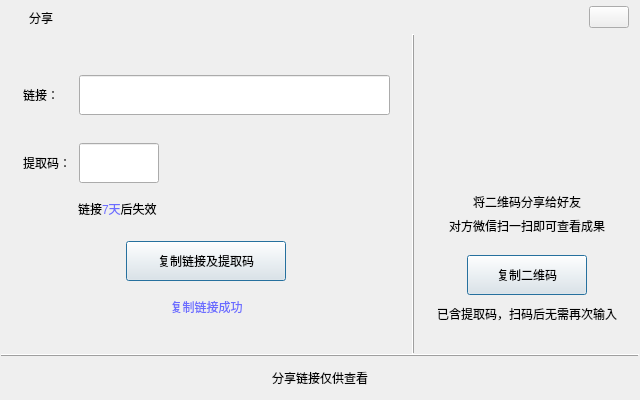
<?xml version="1.0" encoding="UTF-8"?>
<ui version="4.0">
 <class>ResultsShareWindow</class>
 <widget class="QWidget" name="ResultsShareWindow">
  <property name="geometry">
   <rect>
    <x>0</x>
    <y>0</y>
    <width>640</width>
    <height>400</height>
   </rect>
  </property>
  <property name="windowTitle">
   <string>ResultsShareWindow</string>
  </property>
  <property name="styleSheet">
   <string notr="true"/>
  </property>
  <layout class="QVBoxLayout" name="verticalLayout_2">
   <property name="leftMargin">
    <number>0</number>
   </property>
   <property name="topMargin">
    <number>0</number>
   </property>
   <property name="rightMargin">
    <number>0</number>
   </property>
   <property name="bottomMargin">
    <number>0</number>
   </property>
   <item>
    <widget class="QWidget" name="widgetMain" native="true">
     <layout class="QVBoxLayout" name="verticalLayout">
      <property name="spacing">
       <number>0</number>
      </property>
      <property name="leftMargin">
       <number>1</number>
      </property>
      <property name="topMargin">
       <number>1</number>
      </property>
      <property name="rightMargin">
       <number>1</number>
      </property>
      <property name="bottomMargin">
       <number>1</number>
      </property>
      <item>
       <widget class="QWidget" name="widgetTitle" native="true">
        <property name="minimumSize">
         <size>
          <width>0</width>
          <height>33</height>
         </size>
        </property>
        <property name="maximumSize">
         <size>
          <width>16777215</width>
          <height>40</height>
         </size>
        </property>
        <layout class="QHBoxLayout" name="horizontalLayout">
         <property name="spacing">
          <number>6</number>
         </property>
         <property name="leftMargin">
          <number>10</number>
         </property>
         <property name="topMargin">
          <number>0</number>
         </property>
         <property name="rightMargin">
          <number>10</number>
         </property>
         <property name="bottomMargin">
          <number>0</number>
         </property>
         <item>
          <widget class="QLabel" name="label_logo">
           <property name="sizePolicy">
            <sizepolicy hsizetype="Fixed" vsizetype="Fixed">
             <horstretch>0</horstretch>
             <verstretch>0</verstretch>
            </sizepolicy>
           </property>
           <property name="minimumSize">
            <size>
             <width>0</width>
             <height>33</height>
            </size>
           </property>
           <property name="text">
            <string/>
           </property>
           <property name="scaledContents">
            <bool>false</bool>
           </property>
           <property name="indent">
            <number>-1</number>
           </property>
          </widget>
         </item>
         <item>
          <widget class="QLabel" name="label_2">
           <property name="text">
            <string>分享</string>
           </property>
           <property name="indent">
            <number>5</number>
           </property>
          </widget>
         </item>
         <item>
          <spacer name="horizontalSpacer">
           <property name="orientation">
            <enum>Qt::Horizontal</enum>
           </property>
           <property name="sizeHint" stdset="0">
            <size>
             <width>40</width>
             <height>14</height>
            </size>
           </property>
          </spacer>
         </item>
         <item>
          <widget class="QPushButton" name="btnClose">
           <property name="focusPolicy">
            <enum>Qt::NoFocus</enum>
           </property>
           <property name="toolTip">
            <string>关闭</string>
           </property>
           <property name="text">
            <string/>
           </property>
          </widget>
         </item>
        </layout>
       </widget>
      </item>
      <item>
       <widget class="QWidget" name="widgetBody" native="true">
        <layout class="QVBoxLayout" name="widgetBody1" stretch="9,0,0">
         <property name="spacing">
          <number>0</number>
         </property>
         <property name="leftMargin">
          <number>0</number>
         </property>
         <property name="topMargin">
          <number>0</number>
         </property>
         <property name="rightMargin">
          <number>0</number>
         </property>
         <property name="bottomMargin">
          <number>0</number>
         </property>
         <item>
          <widget class="QWidget" name="widget_share_info" native="true">
           <layout class="QHBoxLayout" name="horizontalLayout_6">
            <property name="spacing">
             <number>0</number>
            </property>
            <property name="leftMargin">
             <number>0</number>
            </property>
            <property name="topMargin">
             <number>0</number>
            </property>
            <property name="rightMargin">
             <number>0</number>
            </property>
            <property name="bottomMargin">
             <number>0</number>
            </property>
            <item>
             <widget class="QWidget" name="widget_left" native="true">
              <layout class="QVBoxLayout" name="verticalLayout_5">
               <property name="topMargin">
                <number>30</number>
               </property>
               <item>
                <widget class="QWidget" name="widget_link" native="true">
                 <layout class="QHBoxLayout" name="horizontalLayout_2">
                  <item>
                   <widget class="QLabel" name="label_6">
                    <property name="minimumSize">
                     <size>
                      <width>50</width>
                      <height>0</height>
                     </size>
                    </property>
                    <property name="text">
                     <string>链接：</string>
                    </property>
                   </widget>
                  </item>
                  <item>
                   <widget class="QLineEdit" name="lineEdit_link">
                    <property name="minimumSize">
                     <size>
                      <width>0</width>
                      <height>40</height>
                     </size>
                    </property>
                    <property name="readOnly">
                     <bool>true</bool>
                    </property>
                   </widget>
                  </item>
                 </layout>
                </widget>
               </item>
               <item>
                <widget class="QWidget" name="widget_code" native="true">
                 <layout class="QHBoxLayout" name="horizontalLayout_3">
                  <item>
                   <widget class="QLabel" name="label_7">
                    <property name="minimumSize">
                     <size>
                      <width>50</width>
                      <height>0</height>
                     </size>
                    </property>
                    <property name="text">
                     <string>提取码：</string>
                    </property>
                   </widget>
                  </item>
                  <item>
                   <widget class="QLineEdit" name="lineEdit_code">
                    <property name="minimumSize">
                     <size>
                      <width>0</width>
                      <height>40</height>
                     </size>
                    </property>
                    <property name="maximumSize">
                     <size>
                      <width>80</width>
                      <height>16777215</height>
                     </size>
                    </property>
                    <property name="readOnly">
                     <bool>true</bool>
                    </property>
                   </widget>
                  </item>
                  <item>
                   <spacer name="horizontalSpacer_2">
                    <property name="orientation">
                     <enum>Qt::Horizontal</enum>
                    </property>
                    <property name="sizeHint" stdset="0">
                     <size>
                      <width>40</width>
                      <height>20</height>
                     </size>
                    </property>
                   </spacer>
                  </item>
                 </layout>
                </widget>
               </item>
               <item>
                <widget class="QWidget" name="widget_code_tips" native="true">
                 <layout class="QHBoxLayout" name="horizontalLayout_4">
                  <property name="topMargin">
                   <number>0</number>
                  </property>
                  <property name="bottomMargin">
                   <number>0</number>
                  </property>
                  <item>
                   <widget class="QLabel" name="label_expired_tips">
                    <property name="text">
                     <string>&lt;html&gt;&lt;head/&gt;&lt;body&gt;&lt;p&gt;链接&lt;span style=&quot; color:#6b6cff;&quot;&gt;7天&lt;/span&gt;后失效&lt;/p&gt;&lt;/body&gt;&lt;/html&gt;</string>
                    </property>
                    <property name="indent">
                     <number>55</number>
                    </property>
                   </widget>
                  </item>
                 </layout>
                </widget>
               </item>
               <item>
                <widget class="QWidget" name="widget_copy_link" native="true">
                 <layout class="QVBoxLayout" name="verticalLayout_4">
                  <property name="spacing">
                   <number>10</number>
                  </property>
                  <property name="bottomMargin">
                   <number>20</number>
                  </property>
                  <item>
                   <spacer name="verticalSpacer">
                    <property name="orientation">
                     <enum>Qt::Vertical</enum>
                    </property>
                    <property name="sizeHint" stdset="0">
                     <size>
                      <width>20</width>
                      <height>40</height>
                     </size>
                    </property>
                   </spacer>
                  </item>
                  <item>
                   <layout class="QHBoxLayout" name="horizontalLayout_7">
                    <property name="bottomMargin">
                     <number>0</number>
                    </property>
                    <item>
                     <widget class="QPushButton" name="btnCopyCode">
                      <property name="minimumSize">
                       <size>
                        <width>160</width>
                        <height>40</height>
                       </size>
                      </property>
                      <property name="maximumSize">
                       <size>
                        <width>160</width>
                        <height>40</height>
                       </size>
                      </property>
                      <property name="layoutDirection">
                       <enum>Qt::LeftToRight</enum>
                      </property>
                      <property name="text">
                       <string>复制链接及提取码</string>
                      </property>
                      <property name="default">
                       <bool>true</bool>
                      </property>
                     </widget>
                    </item>
                   </layout>
                  </item>
                  <item>
                   <widget class="QWidget" name="widget" native="true">
                    <property name="minimumSize">
                     <size>
                      <width>0</width>
                      <height>32</height>
                     </size>
                    </property>
                    <layout class="QVBoxLayout" name="verticalLayout_10">
                     <property name="topMargin">
                      <number>0</number>
                     </property>
                     <property name="bottomMargin">
                      <number>0</number>
                     </property>
                     <item>
                      <widget class="QLabel" name="label_copyLink_tips">
                       <property name="text">
                        <string>&lt;html&gt;&lt;head/&gt;&lt;body&gt;&lt;p&gt;&lt;span style=&quot; color:#6b6cff;&quot;&gt;复制链接成功&lt;/span&gt;&lt;/p&gt;&lt;/body&gt;&lt;/html&gt;</string>
                       </property>
                       <property name="alignment">
                        <set>Qt::AlignCenter</set>
                       </property>
                      </widget>
                     </item>
                    </layout>
                   </widget>
                  </item>
                 </layout>
                </widget>
               </item>
              </layout>
             </widget>
            </item>
            <item>
             <widget class="QFrame" name="frame_2">
              <property name="frameShape">
               <enum>QFrame::VLine</enum>
              </property>
              <property name="frameShadow">
               <enum>QFrame::Raised</enum>
              </property>
             </widget>
            </item>
            <item>
             <widget class="QWidget" name="widget_right" native="true">
              <layout class="QVBoxLayout" name="verticalLayout_9">
               <property name="topMargin">
                <number>30</number>
               </property>
               <item>
                <widget class="QWidget" name="widget_qrcode" native="true">
                 <layout class="QVBoxLayout" name="verticalLayout_8">
                  <property name="leftMargin">
                   <number>0</number>
                  </property>
                  <property name="topMargin">
                   <number>0</number>
                  </property>
                  <property name="rightMargin">
                   <number>0</number>
                  </property>
                  <property name="bottomMargin">
                   <number>0</number>
                  </property>
                  <item>
                   <widget class="QWidget" name="widget_image" native="true">
                    <layout class="QHBoxLayout" name="horizontalLayout_5">
                     <property name="leftMargin">
                      <number>0</number>
                     </property>
                     <property name="topMargin">
                      <number>3</number>
                     </property>
                     <property name="rightMargin">
                      <number>0</number>
                     </property>
                     <property name="bottomMargin">
                      <number>3</number>
                     </property>
                     <item>
                      <widget class="QWidget" name="widget_2" native="true">
                       <property name="minimumSize">
                        <size>
                         <width>106</width>
                         <height>106</height>
                        </size>
                       </property>
                       <property name="maximumSize">
                        <size>
                         <width>106</width>
                         <height>106</height>
                        </size>
                       </property>
                       <layout class="QHBoxLayout" name="horizontalLayout_9">
                        <property name="leftMargin">
                         <number>0</number>
                        </property>
                        <property name="topMargin">
                         <number>0</number>
                        </property>
                        <property name="rightMargin">
                         <number>0</number>
                        </property>
                        <property name="bottomMargin">
                         <number>0</number>
                        </property>
                        <item>
                         <widget class="QLabel" name="label_QR_image">
                          <property name="minimumSize">
                           <size>
                            <width>100</width>
                            <height>100</height>
                           </size>
                          </property>
                          <property name="maximumSize">
                           <size>
                            <width>100</width>
                            <height>100</height>
                           </size>
                          </property>
                          <property name="text">
                           <string/>
                          </property>
                          <property name="scaledContents">
                           <bool>true</bool>
                          </property>
                          <property name="alignment">
                           <set>Qt::AlignCenter</set>
                          </property>
                         </widget>
                        </item>
                       </layout>
                      </widget>
                     </item>
                    </layout>
                   </widget>
                  </item>
                  <item>
                   <widget class="QWidget" name="widget_QRCode_tips" native="true">
                    <layout class="QVBoxLayout" name="verticalLayout_6">
                     <item>
                      <widget class="QLabel" name="label_5">
                       <property name="text">
                        <string>将二维码分享给好友</string>
                       </property>
                       <property name="alignment">
                        <set>Qt::AlignCenter</set>
                       </property>
                      </widget>
                     </item>
                     <item>
                      <widget class="QLabel" name="label_10">
                       <property name="text">
                        <string>对方微信扫一扫即可查看成果</string>
                       </property>
                       <property name="alignment">
                        <set>Qt::AlignCenter</set>
                       </property>
                      </widget>
                     </item>
                    </layout>
                   </widget>
                  </item>
                 </layout>
                </widget>
               </item>
               <item>
                <spacer name="verticalSpacer_2">
                 <property name="orientation">
                  <enum>Qt::Vertical</enum>
                 </property>
                 <property name="sizeHint" stdset="0">
                  <size>
                   <width>20</width>
                   <height>40</height>
                  </size>
                 </property>
                </spacer>
               </item>
               <item>
                <widget class="QWidget" name="widget_copy_qrcode" native="true">
                 <property name="layoutDirection">
                  <enum>Qt::LeftToRight</enum>
                 </property>
                 <layout class="QVBoxLayout" name="verticalLayout_7">
                  <property name="spacing">
                   <number>10</number>
                  </property>
                  <property name="topMargin">
                   <number>0</number>
                  </property>
                  <property name="bottomMargin">
                   <number>20</number>
                  </property>
                  <item>
                   <layout class="QHBoxLayout" name="horizontalLayout_8">
                    <property name="bottomMargin">
                     <number>0</number>
                    </property>
                    <item>
                     <widget class="QPushButton" name="btnCopyQRCode">
                      <property name="minimumSize">
                       <size>
                        <width>120</width>
                        <height>40</height>
                       </size>
                      </property>
                      <property name="maximumSize">
                       <size>
                        <width>120</width>
                        <height>40</height>
                       </size>
                      </property>
                      <property name="text">
                       <string>复制二维码</string>
                      </property>
                      <property name="default">
                       <bool>true</bool>
                      </property>
                     </widget>
                    </item>
                   </layout>
                  </item>
                  <item>
                   <widget class="QLabel" name="label_QRCode_tips">
                    <property name="text">
                     <string>已含提取码，扫码后无需再次输入</string>
                    </property>
                   </widget>
                  </item>
                 </layout>
                </widget>
               </item>
              </layout>
             </widget>
            </item>
           </layout>
          </widget>
         </item>
         <item>
          <widget class="QFrame" name="frame">
           <property name="frameShape">
            <enum>QFrame::HLine</enum>
           </property>
           <property name="frameShadow">
            <enum>QFrame::Raised</enum>
           </property>
          </widget>
         </item>
         <item>
          <widget class="QWidget" name="widget_share_tips" native="true">
           <layout class="QVBoxLayout" name="verticalLayout_3">
            <property name="leftMargin">
             <number>9</number>
            </property>
            <property name="topMargin">
             <number>12</number>
            </property>
            <property name="rightMargin">
             <number>9</number>
            </property>
            <property name="bottomMargin">
             <number>12</number>
            </property>
            <item>
             <widget class="QLabel" name="label">
              <property name="text">
               <string>分享链接仅供查看</string>
              </property>
              <property name="alignment">
               <set>Qt::AlignCenter</set>
              </property>
             </widget>
            </item>
           </layout>
          </widget>
         </item>
        </layout>
       </widget>
      </item>
     </layout>
    </widget>
   </item>
  </layout>
 </widget>
 <layoutdefault spacing="6" margin="11"/>
 <resources>
  <include location="../themes/green/green.qrc"/>
  <include location="../themes/green/green.qrc"/>
 </resources>
 <connections>
  <connection>
   <sender>btnClose</sender>
   <signal>clicked()</signal>
   <receiver>ResultsShareWindow</receiver>
   <slot>close()</slot>
   <hints>
    <hint type="sourcelabel">
     <x>604</x>
     <y>28</y>
    </hint>
    <hint type="destinationlabel">
     <x>319</x>
     <y>199</y>
    </hint>
   </hints>
  </connection>
 </connections>
</ui>
